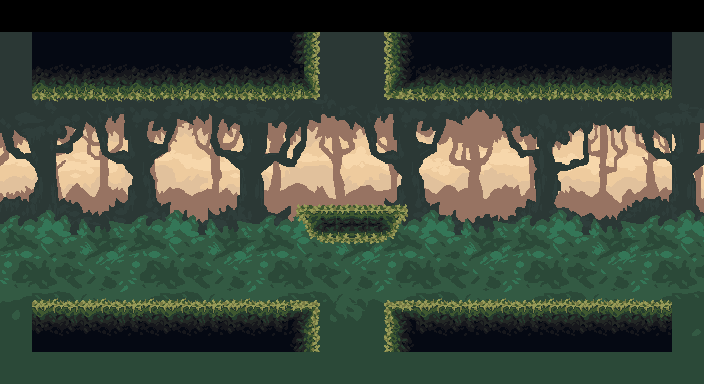

Tiled map render using the project's own tile images. Description and the map definition, with tile-layer contents summarised, below:
An orthogonal 44x24 tile map with 16x16 px tiles, 6 tile layers (Background0, Background1, Background2, Background3, ...), 4 hidden layers not drawn, 7 tilesets.

<map version="1.10" tiledversion="2023.04.05" orientation="orthogonal" renderorder="right-down" width="44" height="24" tilewidth="16" tileheight="16" infinite="0" nextlayerid="354" nextobjectid="1">
 <tileset firstgid="1" source="Forest Tileset.tsx" />
 <tileset firstgid="4097" source="Prototype Tileset.tsx" />
 <tileset firstgid="4129" source="Forest Background1 Tileset.tsx" />
 <tileset firstgid="5049" source="Forest Background Tileset.tsx" />
 <tileset firstgid="9529" source="Forest Background2 Tileset.tsx" />
 <tileset firstgid="10449" source="Forest Background6 Tileset.tsx" />
 <tileset firstgid="11369" source="Forest Background7 Tileset.tsx" />
 <layer id="250" name="Background0" width="44" height="24" locked="1">
  <properties>
   <property name="unity:SortingLayer" value="Background" />
  </properties>
  <data>[1056 cells, 836 non-empty, 760 distinct tile ids]</data>
 </layer>
 <layer id="251" name="Background1" width="44" height="24" locked="1">
  <properties>
   <property name="unity:SortingLayer" value="Background" />
  </properties>
  <data>[1056 cells, 836 non-empty, 760 distinct tile ids]</data>
 </layer>
 <layer id="252" name="Background2" width="44" height="24" locked="1">
  <properties>
   <property name="unity:SortingLayer" value="Background" />
  </properties>
  <data>[1056 cells, 968 non-empty, 760 distinct tile ids]</data>
 </layer>
 <layer id="254" name="Background3" width="44" height="24">
  <properties>
   <property name="unity:SortingLayer" value="Background" />
  </properties>
  <data>[1056 cells, 484 non-empty, 88 distinct tile ids]</data>
 </layer>
 <layer id="258" name="Background4" width="44" height="24" visible="0">
  <properties>
   <property name="unity:SortingLayer" value="Background" />
  </properties>
  <data>[1056 cells, 400 non-empty, 400 distinct tile ids]</data>
 </layer>
 <layer id="277" name="Background5" width="44" height="24" visible="0">
  <properties>
   <property name="unity:SortingLayer" value="Background" />
  </properties>
  <data>[1056 cells, 0 non-empty, 0 distinct tile ids]</data>
 </layer>
 <layer id="351" name="Ground" width="44" height="24">
  <data>[1056 cells, 324 non-empty, 50 distinct tile ids]</data>
 </layer>
 <layer id="353" name="Platform" width="44" height="24">
  <properties>
   <property name="unity:SortingLayer" value="Ground" />
  </properties>
  <data>[1056 cells, 28 non-empty, 20 distinct tile ids]</data>
 </layer>
 <layer id="253" name="Foreground" width="44" height="24" visible="0">
  <properties>
   <property name="unity:SortingLayer" value="Foreground" />
  </properties>
  <data>[1056 cells, 0 non-empty, 0 distinct tile ids]</data>
 </layer>
 <layer id="274" name="Terrain" width="44" height="24" visible="0">
  <data>[1056 cells, 800 non-empty, 2 distinct tile ids]</data>
 </layer>
</map>
